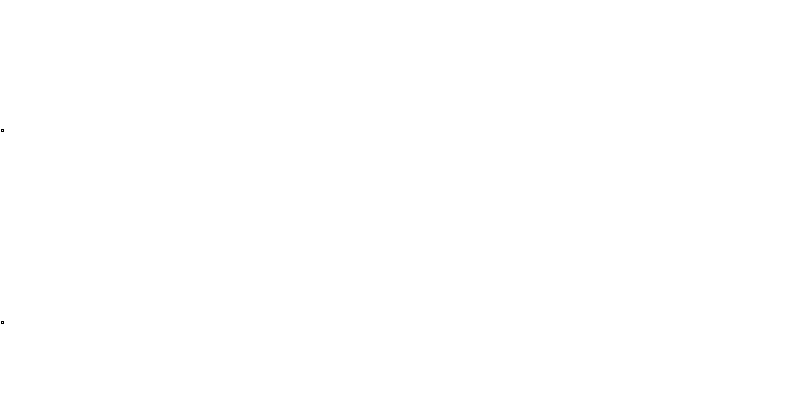
Frame 1 (no input)
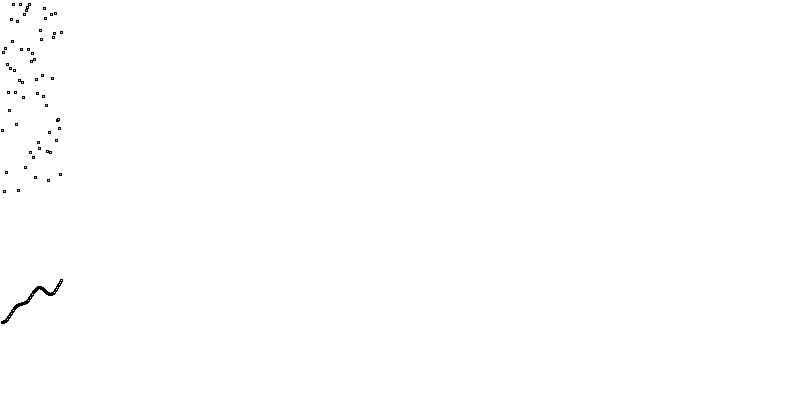
Frame 60 (the mouse pressed at the canvas centre just before this capture)
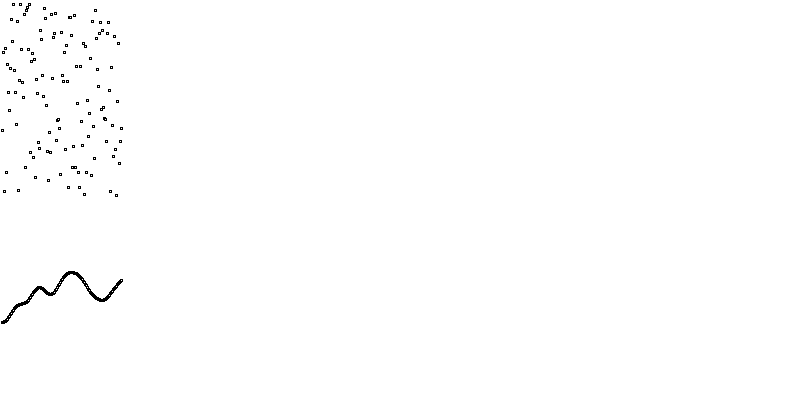
Frame 120 (the mouse held since frame 60 and released just before this capture)

The Processing sketch that drew these frames (run headless with seeded random() and noise(); from frame 60 on, the mouse is pressed at the canvas centre):

// Processing sketch: random_vs_noise
// ── random_vs_noise.pde
float rX, nX = 0; 
float rY, nY; 
float t; 

void setup(){
  size (800, 400); 
  background(255); 
}

void draw(){
  //using random function 
  if(rX < width){
    rX ++; 
    rY = random(0, height/2); 
  }
  
  
  //using noise 
  float n = noise(t); 
  float nY = map(n, 0, 1, height/2, height); 
  if(nX <width){
    nX ++;
  }

  rect(rX, rY, 2, 2); 
  rect(nX, nY, 2, 2);
  
  t+= 0.01; 
}
